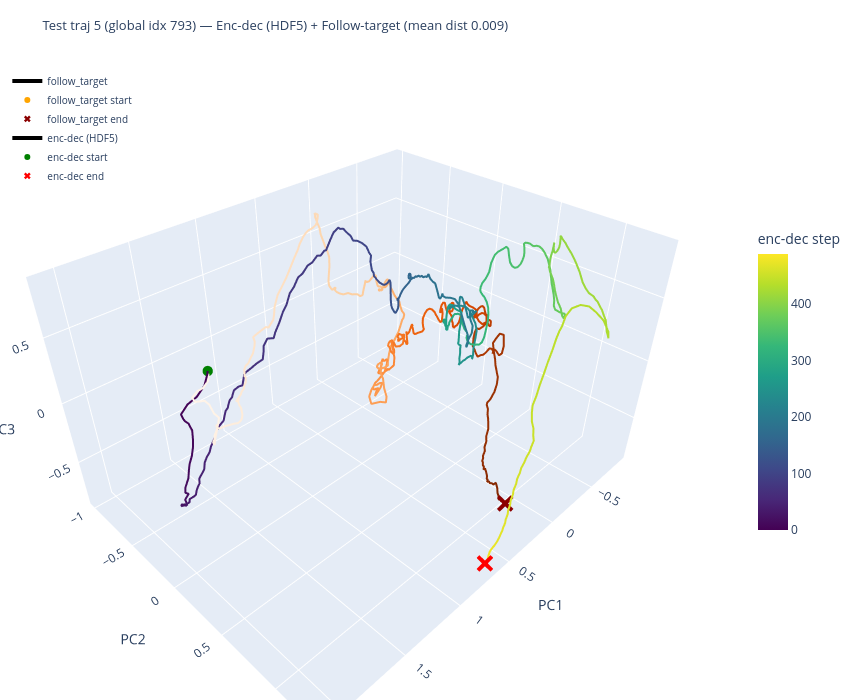

The notebook cell saved with this chart:
### Code cell
# Interactive 3D PCA plot with plotly
fig = go.Figure()

# --- Follow-target trajectory (orange, colored by time) ---
fig.add_trace(go.Scatter3d(
    x=projected_ft[:, 0], y=projected_ft[:, 1], z=projected_ft[:, 2],
    mode="lines",
    line=dict(color=np.arange(T_ft), colorscale="Oranges", width=4),
    name="follow_target",
    hovertemplate="t=%{customdata}<br>PC1=%{x:.2f}<br>PC2=%{y:.2f}<br>PC3=%{z:.2f}",
    customdata=np.arange(T_ft),
))
fig.add_trace(go.Scatter3d(
    x=[projected_ft[0, 0]], y=[projected_ft[0, 1]], z=[projected_ft[0, 2]],
    mode="markers", marker=dict(size=6, color="orange", symbol="circle"),
    name="follow_target start", showlegend=True,
))
fig.add_trace(go.Scatter3d(
    x=[projected_ft[-1, 0]], y=[projected_ft[-1, 1]], z=[projected_ft[-1, 2]],
    mode="markers", marker=dict(size=6, color="darkred", symbol="x"),
    name="follow_target end", showlegend=True,
))

# --- Encoder-decoder trajectory (viridis, colored by time) ---
fig.add_trace(go.Scatter3d(
    x=projected_enc_dec[:, 0], y=projected_enc_dec[:, 1], z=projected_enc_dec[:, 2],
    mode="lines",
    line=dict(color=np.arange(T_enc_dec), colorscale="Viridis", width=4,
              colorbar=dict(title="enc-dec step", x=1.02, len=0.5)),
    name="enc-dec (HDF5)",
    hovertemplate="t=%{customdata}<br>PC1=%{x:.2f}<br>PC2=%{y:.2f}<br>PC3=%{z:.2f}",
    customdata=np.arange(T_enc_dec),
))
fig.add_trace(go.Scatter3d(
    x=[projected_enc_dec[0, 0]], y=[projected_enc_dec[0, 1]], z=[projected_enc_dec[0, 2]],
    mode="markers", marker=dict(size=6, color="green", symbol="circle"),
    name="enc-dec start", showlegend=True,
))
fig.add_trace(go.Scatter3d(
    x=[projected_enc_dec[-1, 0]], y=[projected_enc_dec[-1, 1]], z=[projected_enc_dec[-1, 2]],
    mode="markers", marker=dict(size=6, color="red", symbol="x"),
    name="enc-dec end", showlegend=True,
))

fig.update_layout(
    title=dict(text=(
        f"Test traj {TEST_TRAJ_IDX} (global idx {selected_traj_idx})"
        f" \u2014 Enc-dec (HDF5) + Follow-target (mean dist {distances.mean():.3f})"
    ), font=dict(size=13)),
    scene=dict(
        xaxis_title="PC1",
        yaxis_title="PC2",
        zaxis_title="PC3",
    ),
    width=850, height=700,
    legend=dict(x=0.01, y=0.99, font=dict(size=10)),
    margin=dict(l=0, r=0, t=60, b=0),
)
fig.show()

### Figure 1 — Plotly figure (JSON) as saved in the notebook; plotly's stock layout.template omitted (floating-point values rounded to 4 significant figures; data arrays with more than 128 entries replaced by an {"elided": "..."} marker saying what was removed)
{"data": [{"customdata": {"elided": "490 int values"}, "hovertemplate": "t=%{customdata}<br>PC1=%{x:.2f}<br>PC2=%{y:.2f}<br>PC3=%{z:.2f}", "line": {"color": {"elided": "490 int values"}, "colorscale": [[0, "rgb(255,245,235)"], [0.125, "rgb(254,230,206)"], [0.25, "rgb(253,208,162)"], [0.375, "rgb(253,174,107)"], [0.5, "rgb(253,141,60)"], [0.625, "rgb(241,105,19)"], [0.75, "rgb(217,72,1)"], [0.875, "rgb(166,54,3)"], [1, "rgb(127,39,4)"]], "width": 4}, "mode": "lines", "name": "follow_target", "type": "scatter3d", "x": {"elided": "490 float values"}, "y": {"elided": "490 float values"}, "z": {"elided": "490 float values"}}, {"marker": {"color": "orange", "size": 6, "symbol": "circle"}, "mode": "markers", "name": "follow_target start", "showlegend": true, "type": "scatter3d", "x": [1.426], "y": [-0.4689], "z": [0.1848]}, {"marker": {"color": "darkred", "size": 6, "symbol": "x"}, "mode": "markers", "name": "follow_target end", "showlegend": true, "type": "scatter3d", "x": [0.3655], "y": [1.194], "z": [-0.5727]}, {"customdata": {"elided": "490 int values"}, "hovertemplate": "t=%{customdata}<br>PC1=%{x:.2f}<br>PC2=%{y:.2f}<br>PC3=%{z:.2f}", "line": {"color": {"elided": "490 int values"}, "colorbar": {"len": 0.5, "title": {"text": "enc-dec step"}, "x": 1.02}, "colorscale": [[0, "#440154"], [0.1111, "#482878"], [0.2222, "#3e4989"], [0.3333, "#31688e"], [0.4444, "#26828e"], [0.5556, "#1f9e89"], [0.6667, "#35b779"], [0.7778, "#6ece58"], [0.8889, "#b5de2b"], [1, "#fde725"]], "width": 4}, "mode": "lines", "name": "enc-dec (HDF5)", "type": "scatter3d", "x": {"elided": "490 float values"}, "y": {"elided": "490 float values"}, "z": {"elided": "490 float values"}}, {"marker": {"color": "green", "size": 6, "symbol": "circle"}, "mode": "markers", "name": "enc-dec start", "showlegend": true, "type": "scatter3d", "x": [1.426], "y": [-0.4689], "z": [0.1848]}, {"marker": {"color": "red", "size": 6, "symbol": "x"}, "mode": "markers", "name": "enc-dec end", "showlegend": true, "type": "scatter3d", "x": [0.6685], "y": [1.292], "z": [-0.8277]}], "layout": {"height": 700, "legend": {"font": {"size": 10}, "x": 0.01, "y": 0.99}, "margin": {"b": 0, "l": 0, "r": 0, "t": 60}, "scene": {"xaxis": {"title": {"text": "PC1"}}, "yaxis": {"title": {"text": "PC2"}}, "zaxis": {"title": {"text": "PC3"}}}, "title": {"font": {"size": 13}, "text": "Test traj 5 (global idx 793) — Enc-dec (HDF5) + Follow-target (mean dist 0.009)"}, "width": 850}}
